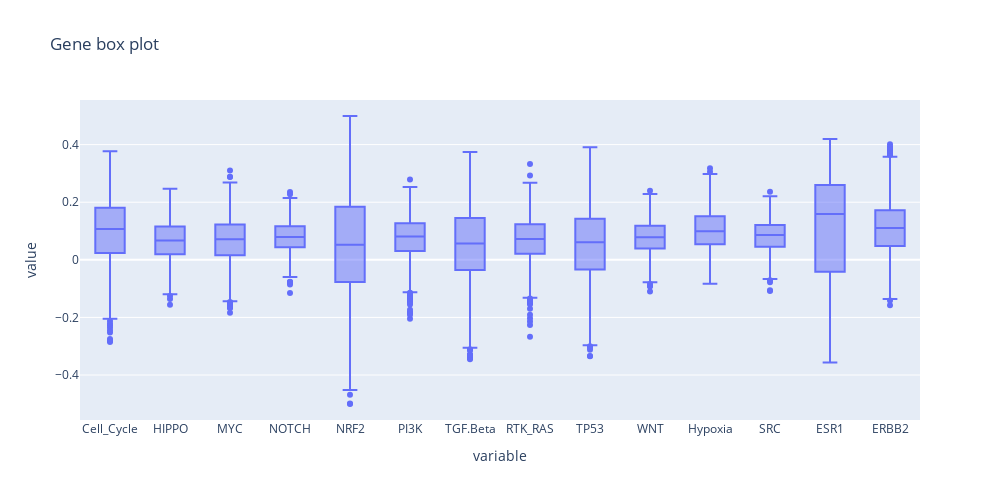

Source (notebook cell):
### Code cell
range_boxplot("genes")

### Figure 1 — Plotly figure (JSON) as saved in the notebook; plotly's stock layout.template omitted (floating-point values rounded to 4 significant figures; data arrays with more than 128 entries replaced by an {"elided": "..."} marker saying what was removed)
{"data": [{"alignmentgroup": "True", "hovertemplate": "variable=%{x}<br>value=%{y}<extra></extra>", "legendgroup": "", "marker": {"color": "#636efa"}, "name": "", "notched": false, "offsetgroup": "", "orientation": "v", "showlegend": false, "type": "box", "x": {"elided": "21322 str values"}, "x0": " ", "xaxis": "x", "y": {"elided": "21322 float values"}, "y0": " ", "yaxis": "y"}], "layout": {"boxmode": "group", "height": 500, "legend": {"tracegroupgap": 0}, "title": {"text": "Gene box plot"}, "width": 1000, "xaxis": {"anchor": "y", "domain": [0, 1], "title": {"text": "variable"}}, "yaxis": {"anchor": "x", "domain": [0, 1], "title": {"text": "value"}}}}
